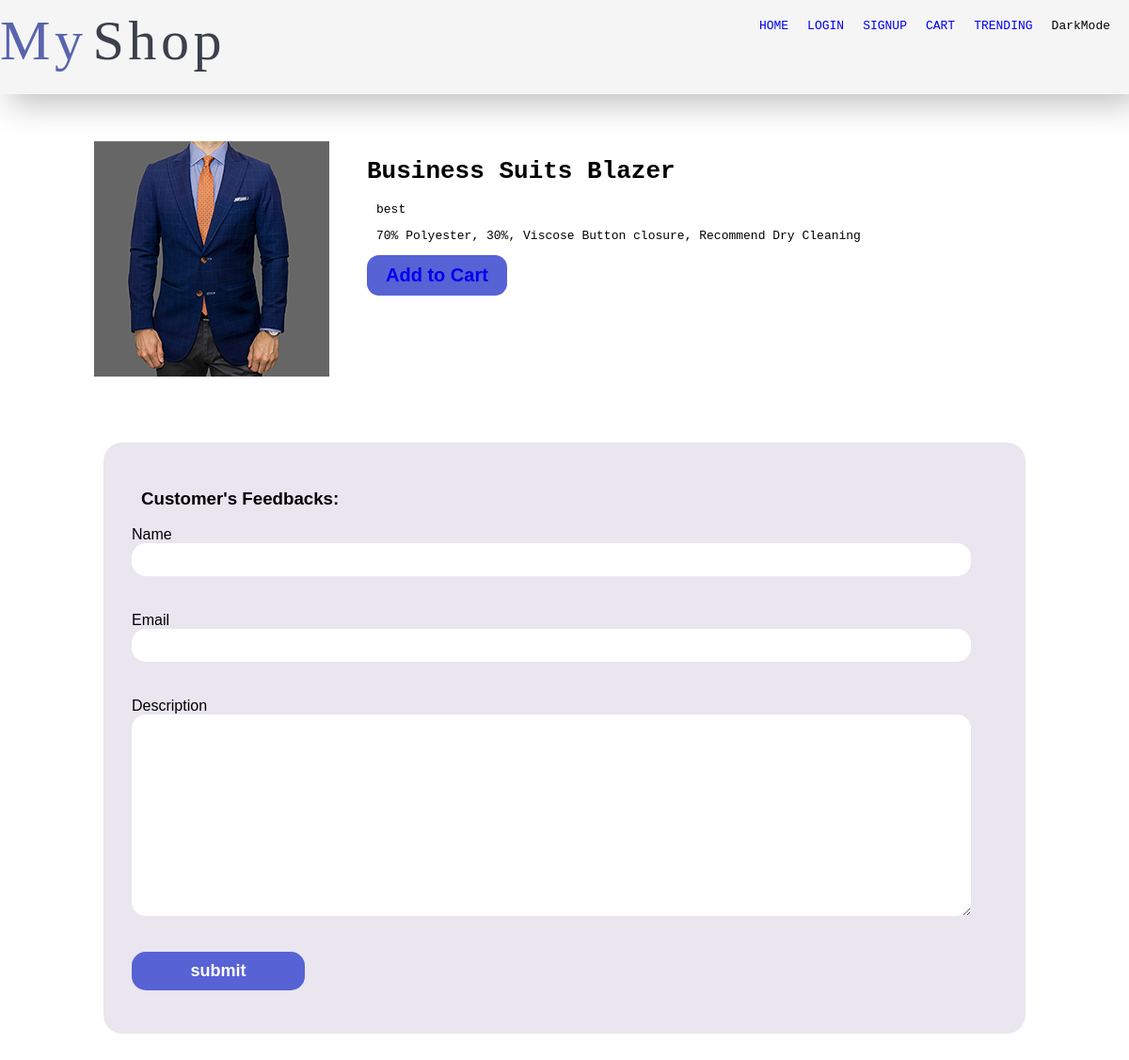
The page /products/best/4 on the database its author committed.
### products/models.py (models this page shows, shortened)
class Product(models.Model):
    title = models.CharField(max_length=50)
    description = models.TextField(max_length=100)
    category = models.ManyToManyField(Category)
    image = models.ImageField(blank=True, upload_to="product-img")
    brand = models.ForeignKey(Brand, on_delete=models.CASCADE, null = True)
    price = models.PositiveIntegerField()
    slug = models.SlugField(blank=True)
    isBestseller = models.BooleanField(default = False)
    suggestions = models.ManyToManyField('self')

class Brand(models.Model):
    title = models.CharField(max_length=50)
    logo = models.ImageField(blank=True, upload_to="brand-logo")
    address = models.OneToOneField(Address, on_delete=models.DO_NOTHING, null = True)

### products/views.py (the view, shortened to what this page needs)
# urls.py: path('products/<product_brand>/<product_slug>', views.product_page, name="product_page"),
def product_page(request, product_brand, product_slug):
    product = Product.objects.get(slug = product_slug)
    form = FeedbackForm()
    reviews = Feedback.objects.filter(product = product)
    if request.method == "GET":
        return render(request, "products/productpage.html", {
            "product": product,
            "form": form,
            "reviews" : reviews,
        })

### products/forms.py
class FeedbackForm(forms.Form):
    name = forms.CharField(required=True)
    email = forms.EmailField()
    description = forms.CharField(widget=forms.Textarea)

### products/templates/products/productpage.html (shortened to what this page needs)
{% extends "base.html" %}
{% load static %}
{% block css%}{%static "products/product.css" %}{%endblock%}
{% block body %}
    {% include "includes/nav.html"%}
    <div id="product-main-con">
        <main>
            <img src = "{{product.image.url}}">
            <div>
                <h1>{{product.title}}</h1>
                <p>{{product.brand.title}}</p>
                <p>{{product.description}}</p>
                <button><a href="{% url 'add_to_cart' product.slug %}" id = "cartAdd">Add to Cart</a></button>
            </div>
        </main>
        <section id="feedback">
            <h3>Customer's Feedbacks:</h3>
            <form method="POST">
                {{form.name.label}}<br>
                {{form.name}}<br>
                {{form.email.label}}<br>
                {{form.email}}<br>
                {{form.description.label}}<br>
                {{form.description}}<br>
                <button type="submit">submit</button>
            </form>
        </section>
    </div>
{%endblock%}

### products/static/products/product.css (style rules this page uses)
body { background-color:white; font-family:monospace; width: auto; margin: auto; }
#product-main-con { width: 1000px;margin:50px auto; }
#product-main-con main { display: flex; width: 100%; column-gap: 40px; }
#product-main-con button { background-color: #5762D5; font-size: 20px; color: white; font-weight: bold; border: none; padding: 10px 20px; border-radius: 13px; cursor: pointer; transition-duration: 0.3s; }
#feedback { padding: 30px; background-color: #E9E6F0; border-radius: 20px; margin-top: 70px; }
#cartAdd { text-decoration: none !important; }
#feedback input, #feedback textarea { width: 97%; display: block; font-size: 18px; padding: 7px 12px; margin-bottom: 20px; border: none; border-radius: 15px; }
#feedback button { border: none; border-radius: 15px; background-color: #5762D5; color: white; font-size: 18px; padding: 10px 30px; width: 20%; cursor: pointer; transition-duration: 0.3s; }

### products/static/products/homepage.css (style rules this page uses)
body { background-color:white; font-family:monospace; width: auto; margin: auto; }
section { font-family: 'Franklin Gothic Medium',sans-serif; width: auto; height:fit-content; margin:10px; color:black; }
div h3 { padding-left: 10px; }
div p { padding-left: 10px; }

### rows shown on the page
Product: image (picture), title "Business Suits Blazer", brand "best", description "70% Polyester, 30%, Viscose Button closure, Recommend Dry Cleaning"
